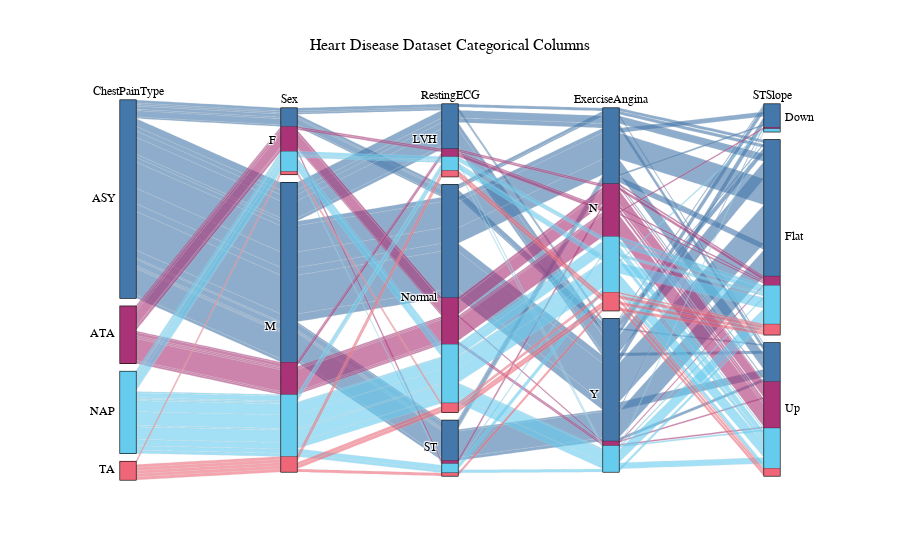

Notebook code for this chart:
### Code cell
fig = plot_parallel_categories(df.iloc[::4, :], target = "ChestPainType", #columns = df.columns,
    title = "Heart Disease Dataset Categorical Columns", colors = 1, font = { 'size': 12 },
)
fig.show()

### Figure 1 — Plotly figure (JSON) as saved in the notebook; plotly's stock layout.template omitted (floating-point values rounded to 4 significant figures; data arrays with more than 128 entries replaced by an {"elided": "..."} marker saying what was removed)
{"data": [{"dimensions": [{"categoryorder": "category ascending", "label": "ChestPainType", "values": {"elided": "230 str values"}}, {"categoryorder": "category ascending", "label": "Sex", "values": {"elided": "230 str values"}}, {"categoryorder": "category ascending", "label": "RestingECG", "values": {"elided": "230 str values"}}, {"categoryorder": "category ascending", "label": "ExerciseAngina", "values": {"elided": "230 str values"}}, {"categoryorder": "category ascending", "label": "STSlope", "values": {"elided": "230 str values"}}], "labelfont": {"color": "#000000", "family": "Verdana, Helvetica, Verdana, Calibri, Garamond, Cambria, Arial", "size": 12}, "line": {"color": {"elided": "230 int values"}, "colorscale": [[0, "#4477AA"], [0.3333, "#AA3377"], [0.6667, "#66CCEE"], [1, "#EE6677"]], "showscale": false}, "tickfont": {"color": "#000000", "family": "Verdana, Helvetica, Verdana, Calibri, Garamond, Cambria, Arial", "size": 12}, "type": "parcats"}], "layout": {"font": {"color": "#000000", "family": "Verdana, Helvetica, Verdana, Calibri, Garamond, Cambria, Arial", "size": 12}, "title": {"font": {"color": "#000000", "family": "Verdana, Helvetica, Verdana, Calibri, Garamond, Cambria, Arial", "size": 16}, "text": "Heart Disease Dataset Categorical Columns", "x": 0.5, "xanchor": "center"}}}
